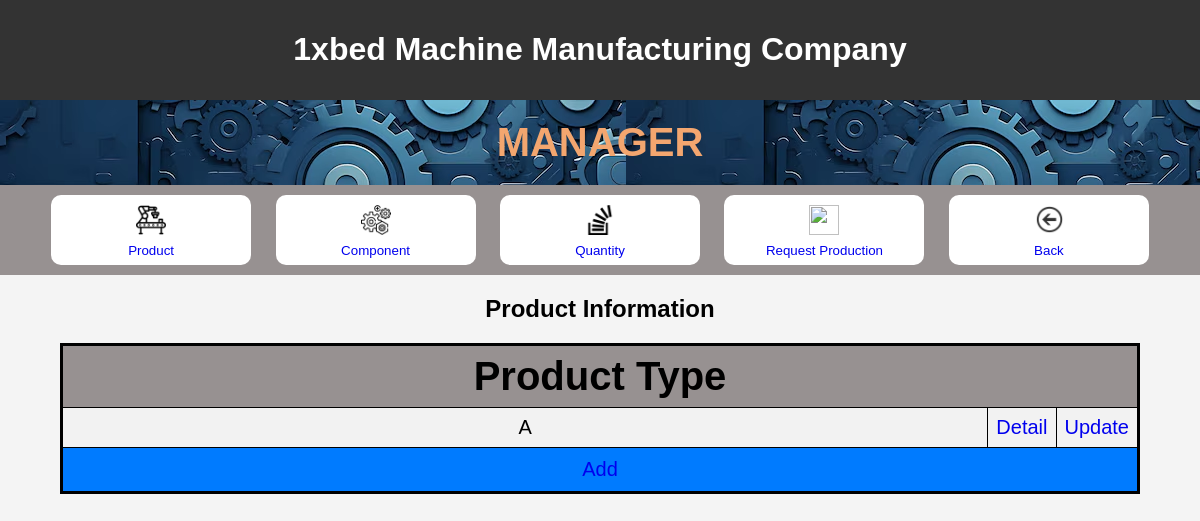
Page /manager/product on the earlier database version.
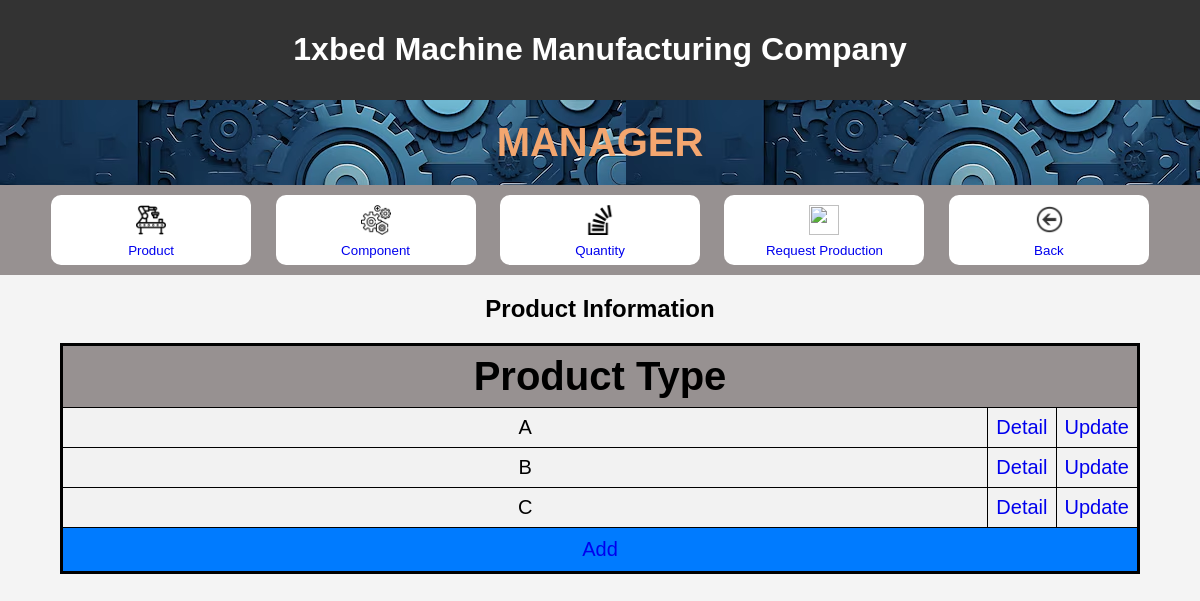
Same page on the later database version.
### myproject/models.py (models this page shows)
class Product(models.Model):
    product_type = models.CharField(max_length=100)

### myproject/views.py (the view)
# urls.py: path("manager/product", views.Product_.main, name="manager/product"),
    def main(request):
        list_product = Product.objects.all()
        context = {"list_product": list_product}
        return render(request, "myproject/product/main.html", context)

### myproject/templates/myproject/product/main.html (shortened to what this page needs)
<!DOCTYPE html>
<html lang="en">
<head>
    {% load static %}
    <link rel="stylesheet" href="{% static 'css/welcomepage.css' %}">
</head>
<body>
    <header>
        <h1>
            1xbed Machine Manufacturing Company
        </h1>
    </header>
    <div id = headerweb>
        <h1 id = welcome>
        MANAGER
        </h1>
    </div>
    <div id = link>
        <div>
    <button id = choice ><a
    href="product">
        <img id =icon src="{% static 'img/product.png' %}"
        width="50"
        height="50" >
        <br>
        Product
    </a></button>
    <button id = choice><a
        href="component">
            <img id =icon src="{% static 'img/component.png' %}"
            width="50"
            height="50" >
            <br>
            Component
    </a></button>
    <button id = choice><a
        href="quantity">
            <img id =icon src="{% static 'img/quantity.png' %}"
            width="50"
            height="50" >
            <br>
            Quantity
    </a></button>
    <button id = choice><a
        href="request_production">
            <img id =icon src="{% static 'img/checker.png' %}"
            width="50"
            height="50" >
            <br>
            Request Production
    </a></button>
    <button id = choice>
        <a
        href="{% url 'homepage' %}">
        <img id =icon src="{% static 'img/back.png' %}"
        width="50"
        height="50">
        <br>
        Back
    </a> </button>
    </div>
</div>
<h2 > Product Information </h2>
<table border="1">
    <tr>
        <th colspan="3">Product Type</th>
    </tr>
{% for product in list_product %}
    <tr>
        <td id = maincol>{{ product.product_type }}</td>
        <td><a href="product/{{ product.product_type }}">{{"Detail"}}</a></td>
        <td width = 5%><a href="product/{{ product.product_type }}/update_product">{{"Update"}}</a></td>
    </tr>
{% endfor %}
<tr>
    <td id = add colspan="3">
        <a href="product/add_product" id="add" class="button">Add</a>
    </td>
</tr>
</table>
</body>
</html>

Differences in the rows shown:
added Product: product_type "B", value "Detail", value "Update"
added Product: product_type "C", value "Detail", value "Update"
